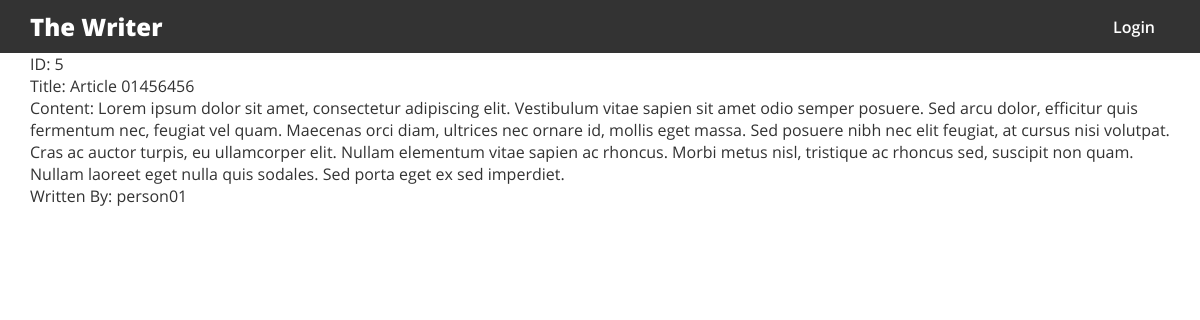
The app's page /article/view.php?id=5 with its own data.
### tables this page shows
CREATE TABLE `article` (
  `id` int(11) NOT NULL,
  `title` varchar(255) NOT NULL,
  `content` text NOT NULL,
  `image` varchar(255) NOT NULL,
  `created_at` date DEFAULT NULL,
  `id_user` int(11) NOT NULL,
  `id_category` int(11) DEFAULT NULL
);

CREATE TABLE `author` (
  `id` int(11) NOT NULL,
  `name` varchar(255) NOT NULL,
  `email` varchar(255) NOT NULL,
  `password` varchar(255) NOT NULL,
  `image` varchar(255) DEFAULT NULL
);

### article/view.php (the view, shortened to what this page needs)
<?php require_once "../db.php"; ?>
<!DOCTYPE html>
<html lang="en">
    <head>
        <link rel="stylesheet" href="../styles/bootstrap-grid.min.css">
        <link rel="stylesheet" href="../styles/main.css">
    </head>
    <body>
        <?php require_once '../navigation.php'; ?>
        <div class='container'>
            <?php
                if ($_SERVER["REQUEST_METHOD"] == "GET") {
                    $sql = 'SELECT article.id, article.title, article.content, author.name FROM article LEFT JOIN author ON article.id_user = author.id WHERE article.id = ' . $_GET['id'];
                    $result = $conn->query($sql);
                    if ($result->num_rows > 0) {
                        while($row = $result->fetch_assoc()) {
                            echo '<div>ID: ' . $row['id'] . '</div>';
                            echo '<div>Title: ' . $row['title'] . '</div>';
                            echo '<div>Content: ' . $row['content'] . '</div>';
                            echo '<div>Written By: ' . $row['name'] . '</div>';
                        }
                    }
                }
            ?>
        </div>
    </body>
</html>

### styles/main.css (style rules this page uses)
body { box-sizing: border-box; color: #333; font-family: OpenSans; margin: 0; padding: 0; }

### records on screen
article: id "5", title "Article 01456456", content "Lorem ipsum dolor sit amet, consectetur adipiscing elit. Vestibulum vitae sapien sit amet odio semper posuere. Sed arcu dolor, efficitur quis fermentum nec, feugiat vel quam. Maecenas orci diam, ultrices nec ornare id, mollis eget massa. Sed posuere nibh nec elit feugiat, at cursus nisi volutpat. Cras ac auctor turpis, eu ullamcorper elit. Nullam elementum vitae sapien ac rhoncus. Morbi metus nisl, tristique ac rhoncus sed, suscipit non quam. Nullam laoreet eget nulla quis sodales. Sed porta eget ex sed imperdiet.", id_user.name "person01"
